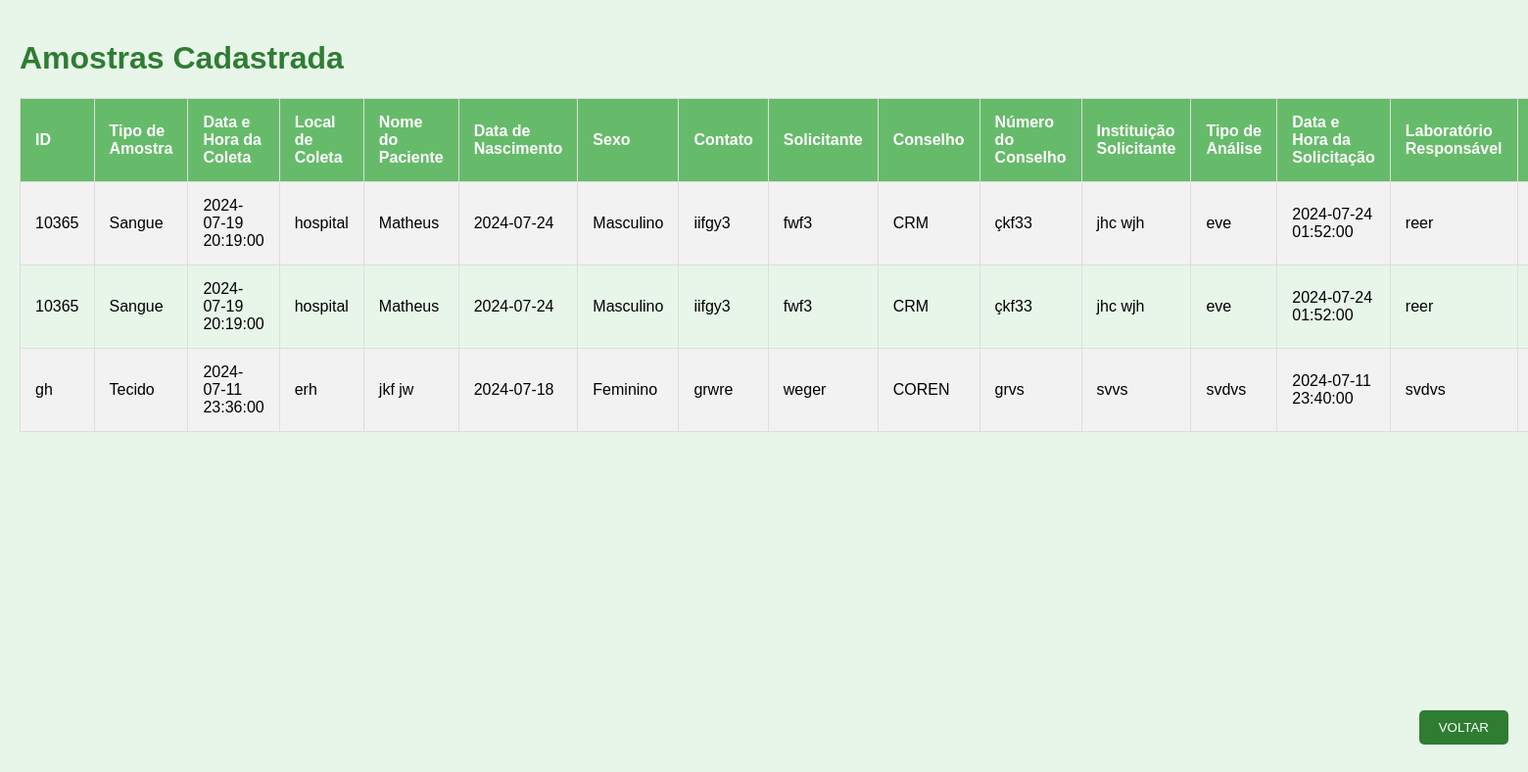
The app's page /resultados.php with its own data.
### tables this page shows
CREATE TABLE `amostras` (
  `id` int(11) NOT NULL,
  `sample_id` varchar(50) NOT NULL,
  `sample_type` varchar(50) NOT NULL,
  `collection_datetime` datetime NOT NULL,
  `collection_location` varchar(100) NOT NULL,
  `patient_name` varchar(100) NOT NULL,
  `birthdate` date NOT NULL,
  `gender` enum('Masculino','Feminino','Outro') NOT NULL,
  `contact_info` varchar(100) NOT NULL,
  `requester_name` varchar(100) NOT NULL,
  `requester_council` varchar(20) NOT NULL,
  `requester_council_number` varchar(20) NOT NULL,
  `requester_institution` varchar(100) NOT NULL,
  `analysis_type` varchar(100) NOT NULL,
  `request_datetime` datetime NOT NULL,
  `responsible_lab` varchar(100) NOT NULL,
  `analysis_status` enum('Pendente','Em andamento','Concluída','Cancelada') NOT NULL,
  `additional_notes` text DEFAULT NULL,
  `created_at` timestamp NOT NULL DEFAULT current_timestamp()
);

### resultados.php (the view, shortened to what this page needs)
<?php include 'config.php'; ?>
<!DOCTYPE html>
<html lang="pt-BR">
<head>
</head>
<body>
    <h1> Amostras Cadastrada</h1>
    <table>
        <tr>
            <th>ID</th>
            <th>Tipo de Amostra</th>
            <th>Data e Hora da Coleta</th>
            <th>Local de Coleta</th>
            <th>Nome do Paciente</th>
            <th>Data de Nascimento</th>
            <th>Sexo</th>
            <th>Contato</th>
            <th>Solicitante</th>
            <th>Conselho</th>
            <th>Número do Conselho</th>
            <th>Instituição Solicitante</th>
            <th>Tipo de Análise</th>
            <th>Data e Hora da Solicitação</th>
            <th>Laboratório Responsável</th>
            <th>Status da Análise</th>
        </tr>
        <?php
        $sql = "SELECT * FROM amostras";
        $result = $conn->query($sql);
        if ($result->num_rows > 0) {
            while($row = $result->fetch_assoc()) {
                echo "<tr>
                        <td>{$row['sample_id']}</td>
                        <td>{$row['sample_type']}</td>
                        <td>{$row['collection_datetime']}</td>
                        <td>{$row['collection_location']}</td>
                        <td>{$row['patient_name']}</td>
                        <td>{$row['birthdate']}</td>
                        <td>{$row['gender']}</td>
                        <td>{$row['contact_info']}</td>
                        <td>{$row['requester_name']}</td>
                        <td>{$row['requester_council']}</td>
                        <td>{$row['requester_council_number']}</td>
                        <td>{$row['requester_institution']}</td>
                        <td>{$row['analysis_type']}</td>
                        <td>{$row['request_datetime']}</td>
                        <td>{$row['responsible_lab']}</td>
                        <td>{$row['analysis_status']}</td>
                        <td>{$row['additional_notes']}</td>
                      </tr>";
            }
        } else {
            echo "<tr><td colspan='17'>Nenhuma amostra cadastrada.</td></tr>";
        }
        ?>
    </table>
    <button class="back-button" onclick="window.history.back();">Voltar</button>
</body>
</html>

### resultados.php (style rules this page uses)
body { background-color: #e8f5e9; font-family: Arial, sans-serif; margin: 0; padding: 20px; position: relative; min-height: 100vh; }
h1 { color: #2e7d32; }
table { width: 100%; border-collapse: collapse; margin-top: 20px; }
table, th, td { border: 1px solid #ddd; }
th, td { padding: 15px; text-align: left; }
th { background-color: #66bb6a; color: white; }
tr:nth-child(even) { background-color: #f2f2f2; }
.back-button { position: absolute; bottom: 80px; right: 20px; padding: 10px 20px; background-color: #2e7d32; color: white; border: none; border-radius: 5px; cursor: pointer; text-transform: uppercase; }

### records on screen
amostras: sample "10365", sample_type "Sangue", collection_datetime "2024-07-19 20:19:00", collection_location "hospital", patient_name "Matheus", birthdate "2024-07-24", gender "Masculino", contact_info "iifgy3", requester_name "fwf3", requester_council "CRM", requester_council_number "çkf33", requester_institution "jhc wjh", analysis_type "eve", request_datetime "2024-07-24 01:52:00", responsible_lab "reer"
amostras: sample "10365", sample_type "Sangue", collection_datetime "2024-07-19 20:19:00", collection_location "hospital", patient_name "Matheus", birthdate "2024-07-24", gender "Masculino", contact_info "iifgy3", requester_name "fwf3", requester_council "CRM", requester_council_number "çkf33", requester_institution "jhc wjh", analysis_type "eve", request_datetime "2024-07-24 01:52:00", responsible_lab "reer"
amostras: sample "gh", sample_type "Tecido", collection_datetime "2024-07-11 23:36:00", collection_location "erh", patient_name "jkf jw", birthdate "2024-07-18", gender "Feminino", contact_info "grwre", requester_name "weger", requester_council "COREN", requester_council_number "grvs", requester_institution "svvs", analysis_type "svdvs", request_datetime "2024-07-11 23:40:00", responsible_lab "svdvs"
